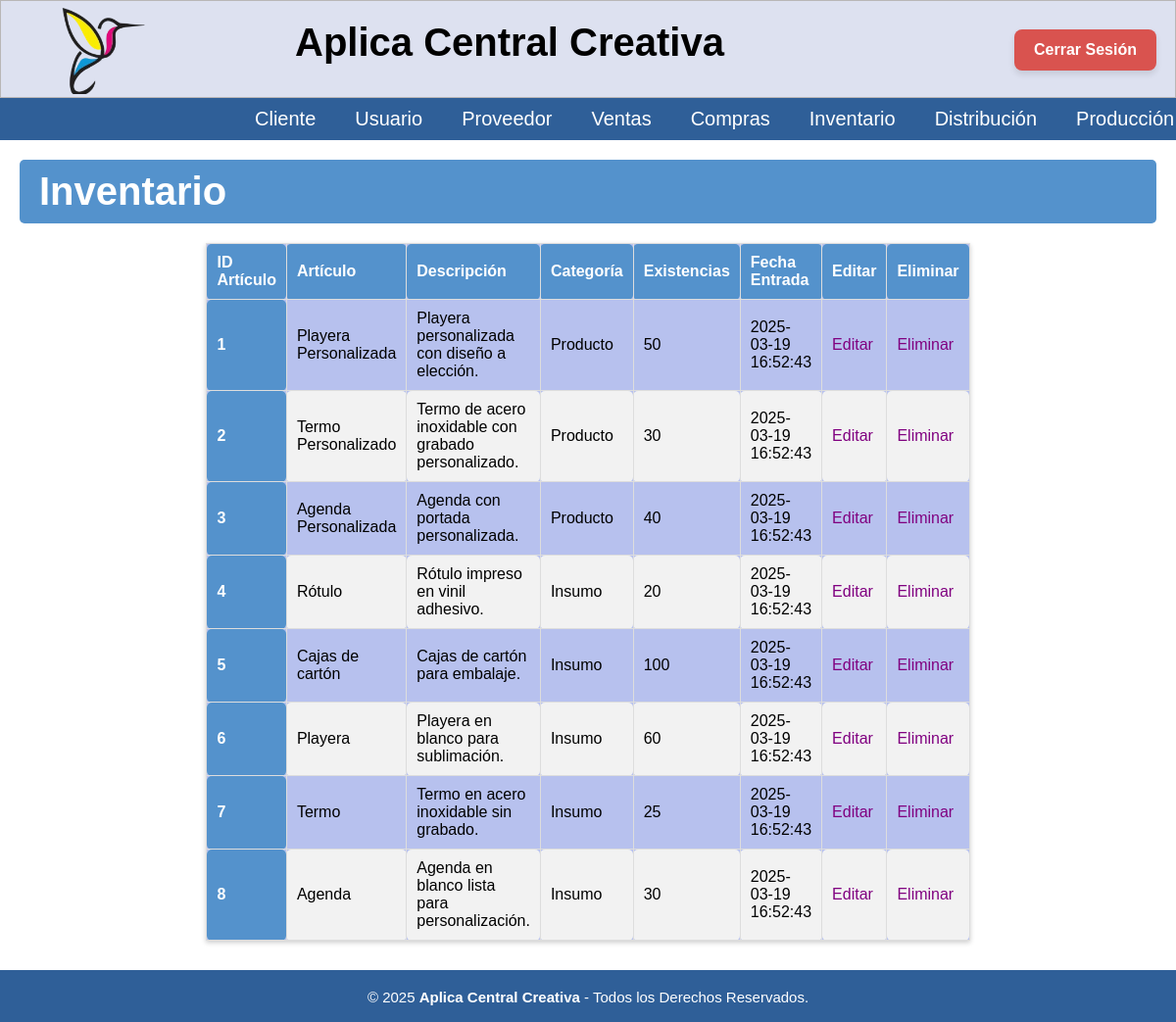
Screenshot of /Inventario/Inventario.php (signed in) with the database file from the repository.
### tables this page shows
create table articulos(
id_articulo INT NOT NULL PRIMARY KEY,
nombre_articulo VARCHAR(70) NOT NULL,
descripcion TEXT NOT NULL,
categoria ENUM('Insumo', 'Producto') NOT NULL,  
precio NUMERIC(16,2),
costo NUMERIC(16,2),
existencias INT NOT NULL DEFAULT 0,
imagen VARCHAR(255),
fecha_registro DATETIME NOT NULL
);

### Inventario/Inventario.php (the view, shortened to what this page needs)
<?php
include('../BD/ConexionBD.php');
include('../Nav/header.php');
?>
<body>
    <h1 class="titulo">Inventario</h1>
    <table class='tabla_inv'>
        <thead>
            <tr class='cont'>
                <th scope='col'>ID Artículo</th>
                <th scope='col'>Artículo</th>
                <th scope='col'>Descripción</th>
                <th scope='col'>Categoría</th>
                <th scope='col'>Existencias</th>
                <th scope='col'>Fecha Entrada</th>
                <th scope='col'>Editar</th>
                <th scope='col'>Eliminar</th>
            </tr>
        </thead>
        <tbody>
            <?php
            $sql = "SELECT * FROM articulos";
            $result = $conn->query($sql);
            if ($result->num_rows > 0) {
                while ($fila = $result->fetch_assoc()) :
            ?>
                    <tr>
                        <th scope='row'><?= htmlspecialchars($fila['id_articulo']) ?></th>
                        <td><?= htmlspecialchars($fila['nombre_articulo']) ?></td>
                        <td><?= htmlspecialchars($fila['descripcion']) ?></td>
                        <td><?= htmlspecialchars($fila['categoria']) ?></td>
                        <td><?= htmlspecialchars($fila['existencias']) ?></td>
                        <td><?= htmlspecialchars($fila['fecha_registro']) ?></td>
                        <td><a href='Editar/Modificar_I.php?id_articulo=<?= htmlspecialchars($fila['id_articulo']) ?>' class='editar'>Editar</a></td>
                        <td><a href='Eliminar/Eliminar_Inventario.php?id_articulo=<?= htmlspecialchars($fila['id_articulo']) ?>'>Eliminar</a></td>
                    </tr>
            <?php
                endwhile;
            } else {
                echo "<tr><td colspan='9'>No hay artículos en el inventario.</td></tr>";
            }
            ?>
        </tbody>
    </table>
</body>
<?php
include('../Nav/footer.php');
?>
</html>

### BD/ConexionBD.php (shortened to what this page needs)
<!DOCTYPE html>
<html lang="en">
<head>
</head>
<body>
</body>
</html>

### Nav/header.php (shortened to what this page needs)
<?php
$id_rol = $_SESSION['id_rol'];
$menus = [
    1 => [
        "Cliente" => "../Home/inicio.php",
        "Usuario" => "../Usuarios/Usuario.php",
        "Proveedor" => "../Compras/Cotizacion/Cotizar.php",
        "Ventas" => "#",
        "Compras" => [
            "Solicitar" => "Solicitar_Compra.php",
            "Aprobar" => "../Compras/Aprobar/Aprobar_Compra.php"
        ],
        "Inventario" => "..Inventario.php",
        "Distribución" => "../Distribucion/Distribucion.php",
        "Producción" =>[
           "Produccion" => "../Produccion/pro.php",
           "Productor" => "../Produccion/Productor.php"
        ]
    ],
    2 => ["Catalogo" => "../Home/inicio.php"],
    3 => ["Proveedor" => "../Compras/Cotizacion/Cotizar.php"],
    4 => ["Compras" => [
        "Solicitar" => "../Compras/Solicitar/Solicitar_Compra.php",
        "Aprobar" => "../Compras/Aprobar/Aprobar_Compra.php",
    ]],
    5 => ["Ventas" => "../Venta/Detalle_venta.php"],
    6 => ["Producción" => [
          "Produccion" => "../Produccion/pro.php",
           "Productor" => "../Produccion/Productor.php"
    ]],
    7 => ["Distribución" => "../Distribucion/Distribucion.php"],
    8 => ["Inventario" => "#"]
];
?>
<!DOCTYPE html>
<html lang="es">
<head>
    <link rel="stylesheet" href="../CSS/menu.css" type="text/css">
    <link rel="stylesheet" href="../CSS/cabecera.css" type="text/css">
    <link rel="stylesheet" href="../CSS/pie_pagina.css" type="text/css">
    <link rel="stylesheet" href="../CSS/tablas_boton.css" type="text/css">
    <link rel="stylesheet" href="../CSS/formularios.css" type="text/css">
    <link rel="stylesheet" href="../CSS/departamentos.css" type="text/css">
    <link rel="stylesheet" href="../CSS/cabecera2.css" type="text/css">
    <link rel="stylesheet" href="../Home/inicio_usuario.css" type="text/css">
    <link rel="stylesheet" href="../CSS/eliminar.css" type="text/css">
</head>
<body>
<header class="cabecera_p">
    <div class="cabecera">
        <h1 class="nom_sis">Aplica Central Creativa</h1>
        <a href="../Inicio/inicio.php">
            <img src="../Imagenes/acc_logo.png" class="img-logo" alt="Logo">
        </a>
        <div class="logout-container">
            <form method="POST">
                <button type="submit" name="cerrar_sesion" class="btn_logout">Cerrar Sesión</button>
            </form>
        </div>
    </div>
        <div class="header">
            <ul class="nav">
                <?php
                if ($id_rol && isset($menus[$id_rol])) {
                    foreach ($menus[$id_rol] as $nombre => $url) {
                        if (is_array($url)) {
                            echo "<li><a href='#'>$nombre</a><ul class='submenu'>";
                            echo "</ul></li>";
                        } else {
                            echo "<li><a href='$url'>$nombre</a></li>";
                        }
                    }
                } else {
                    echo "<li><a href='#'>Acceso Denegado</a></li>";
                }
                ?>
            </ul>
        </div>
    </header>
</body>
</html>

### Nav/footer.php
<footer class="pie-pagina">
        <div class="grupo-2">
            <small>&copy; 2025 <b>Aplica Central Creativa</b> - Todos los Derechos Reservados.</small>
        </div>
    </footer>

### CSS/menu.css (style rules this page uses)
* { padding: 0px; margin: 0px; }
.header { margin: auto; width: 100%; background-color: #2f5f98; }
ul, ol { list-style: none; }
.nav { display: flex; margin-left: 20%; }
.nav > li { position: relative; float: left; }
.nav li a { background-color: #2f5f98; color: #fff; text-decoration: none; padding: 10px 20px; display: block; }

### CSS/cabecera.css (style rules this page uses)
* { font-family: 'Roboto', sans-serif; }
html { font-size: 20px; overflow-y: auto; }
.cabecera { height: 100px; width: 100%; background-color: rgb(221, 225, 240); border: 0.5px solid rgb(184, 182, 182); }
.nom_sis { position: absolute; margin-top: 20px; margin-left: 300px; }
.img-logo { height: 90px; width: 100px; float: left; margin-left: 50px; margin-top: 5px; }

### CSS/pie_pagina.css (style rules this page uses)
.pie-pagina { width: 100%; margin-top: 30px; }
.pie-pagina .grupo-2 { background-color: #2f5f98; padding: 15px 10px; text-align: center; color: #fff; }
.pie-pagina .grupo-2 small { font-size: 15px; }

### CSS/tablas_boton.css (style rules this page uses)
.titulo { background-color: #5492cc; color: white; padding: 10px 20px; border: none; border-radius: 5px; cursor: pointer; font-family: 'Poppins', sans-serif; margin-left: 20px; margin-top: 20px; margin-right: 20px; }
.tabla_inv { border-collapse: collapse; width: 40%; margin: 20px auto; font-family: 'Roboto', sans-serif; background-color: #b7c1ee; box-shadow: 0 2px 5px rgba(0, 0, 0, 0.2); font-size: 0.8rem; }
.cont { text-align: center; }
.tabla_inv th, .tabla_inv td { border: 1px solid #ddd; padding: 10px 10px; text-align: left; }
.tabla th, .tabla_inv th, .tabla_ped th { background-color: #5492cc; color: white; font-weight: bold; }
.tabla td, .tabla_inv td, .tabla_ped td { color: #000000; }
.tabla_inv tbody tr:nth-child(even) { background-color: #f2f2f2; }
.tabla_inv th, table.tabla_inv td { border-radius: 5px; }
a { text-decoration: underline; color: rgb(0, 0, 0); }

### CSS/formularios.css (style rules this page uses)
.titulo { background-color: #5492cc; color: white; padding: 10px 20px; border: none; border-radius: 5px; cursor: pointer; font-family: 'Poppins', sans-serif; margin-left: 20px; margin-top: 20px; margin-bottom: 20px; margin-right: 20px; }
* { font-family: 'Poppins', sans-serif; margin: 0; padding: 0; box-sizing: border-box; }

### CSS/departamentos.css (style rules this page uses)
a { text-decoration: underline; color: purple; }

### CSS/cabecera2.css (style rules this page uses)
* { padding: 0px; margin: 0px; }
.header { margin: auto; width: 100%; background-color: #2f5f98; }
ul, ol { list-style: none; }
.nav { display: flex; margin-left: 20%; }
.nav > li { position: relative; float: left; }
.nav li a { background-color: #2f5f98; color: #fff; text-decoration: none; padding: 10px 20px; display: block; }
h1, h2 { color: #000000; }
table { width: 100%; margin-bottom: 20px; border-collapse: collapse; }
table, th, td { border: 1px solid #ddd; }
th, td { padding: 10px; text-align: left; }
.logout-container { position: absolute; top: 30px; right: 20px; }
.btn_logout { background-color: #d9534f; color: white; border: none; padding: 12px 20px; font-size: 16px; font-weight: bold; cursor: pointer; border-radius: 8px; transition: all 0.3s ease; box-shadow: 0 4px 6px rgba(0, 0, 0, 0.1); margin-left: 10px; }

### Home/inicio_usuario.css (style rules this page uses)
:root { --color-negro: #444A47; --color-fondo: #F7F9FD; --color-footer: #151515; }
* { padding: 0px; margin: 0; }
body { font-family: 'Poppins', sans-serif; }
.hm-wrapper, body { min-height: 100%; }
a { text-decoration: none; }
ul, ol { list-style: none; }
img { width: 100%; height: 100%; object-fit: cover; vertical-align: middle; border-style: none; }

### CSS/eliminar.css (style rules this page uses)
.titulo { background-color: #5492cc; color: white; padding: 10px 20px; border: none; border-radius: 5px; cursor: pointer; font-family: 'Poppins', sans-serif; margin-left: 20px; margin-top: 20px; margin-right: 20px; }
h1, h2 { color: #000000; }
table { width: 100%; margin-bottom: 20px; border-collapse: collapse; }
table, th, td { border: 1px solid #ddd; }
th, td { padding: 10px; text-align: left; }

### rows the page displays
articulos: id_articulo "1", nombre_articulo "Playera Personalizada", descripcion "Playera personalizada con diseño a elección.", categoria "Producto", existencias "50", fecha_registro "2025-03-19 16:52:43"
articulos: id_articulo "2", nombre_articulo "Termo Personalizado", descripcion "Termo de acero inoxidable con grabado personalizado.", categoria "Producto", existencias "30", fecha_registro "2025-03-19 16:52:43"
articulos: id_articulo "3", nombre_articulo "Agenda Personalizada", descripcion "Agenda con portada personalizada.", categoria "Producto", existencias "40", fecha_registro "2025-03-19 16:52:43"
articulos: id_articulo "4", nombre_articulo "Rótulo", descripcion "Rótulo impreso en vinil adhesivo.", categoria "Insumo", existencias "20", fecha_registro "2025-03-19 16:52:43"
articulos: id_articulo "5", nombre_articulo "Cajas de cartón", descripcion "Cajas de cartón para embalaje.", categoria "Insumo", existencias "100", fecha_registro "2025-03-19 16:52:43"
articulos: id_articulo "6", nombre_articulo "Playera", descripcion "Playera en blanco para sublimación.", categoria "Insumo", existencias "60", fecha_registro "2025-03-19 16:52:43"
articulos: id_articulo "7", nombre_articulo "Termo", descripcion "Termo en acero inoxidable sin grabado.", categoria "Insumo", existencias "25", fecha_registro "2025-03-19 16:52:43"
articulos: id_articulo "8", nombre_articulo "Agenda", descripcion "Agenda en blanco lista para personalización.", categoria "Insumo", existencias "30", fecha_registro "2025-03-19 16:52:43"

### other values shown
$nombre "Cliente"
$nombre "Usuario"
$nombre "Proveedor"
$nombre "Ventas"
$nombre "Compras"
$nombre "Inventario"
$nombre "Distribución"
$nombre "Producción"
